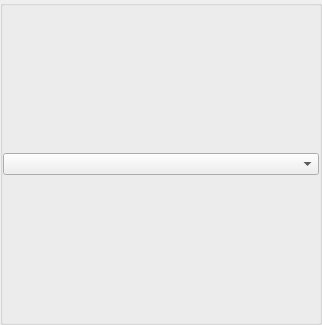
<?xml version="1.0" encoding="UTF-8"?>
<ui version="4.0">
 <class>MainWindow</class>
 <widget class="QMainWindow" name="MainWindow">
  <property name="geometry">
   <rect>
    <x>0</x>
    <y>0</y>
    <width>322</width>
    <height>325</height>
   </rect>
  </property>
  <property name="windowTitle">
   <string>Microscope</string>
  </property>
  <property name="windowIcon">
   <iconset>
    <normaloff>windows.ico</normaloff>windows.ico</iconset>
  </property>
  <property name="unifiedTitleAndToolBarOnMac">
   <bool>false</bool>
  </property>
  <widget class="QWidget" name="centralwidget">
   <layout class="QHBoxLayout" name="horizontalLayout_2" stretch="0">
    <property name="spacing">
     <number>0</number>
    </property>
    <property name="leftMargin">
     <number>0</number>
    </property>
    <property name="topMargin">
     <number>0</number>
    </property>
    <property name="rightMargin">
     <number>0</number>
    </property>
    <property name="bottomMargin">
     <number>0</number>
    </property>
    <item>
     <widget class="QGroupBox" name="plot_widget">
      <property name="sizePolicy">
       <sizepolicy hsizetype="Expanding" vsizetype="Expanding">
        <horstretch>0</horstretch>
        <verstretch>0</verstretch>
       </sizepolicy>
      </property>
      <layout class="QVBoxLayout" name="plot2d_layout" stretch="0,0">
       <property name="leftMargin">
        <number>0</number>
       </property>
       <property name="topMargin">
        <number>0</number>
       </property>
       <property name="rightMargin">
        <number>0</number>
       </property>
       <property name="bottomMargin">
        <number>0</number>
       </property>
       <item>
        <widget class="QComboBox" name="channel_comboBox"/>
       </item>
       <item>
        <layout class="QVBoxLayout" name="plot_container">
         <property name="spacing">
          <number>0</number>
         </property>
        </layout>
       </item>
      </layout>
     </widget>
    </item>
   </layout>
  </widget>
  <widget class="QMenuBar" name="menubar">
   <property name="geometry">
    <rect>
     <x>0</x>
     <y>0</y>
     <width>322</width>
     <height>21</height>
    </rect>
   </property>
  </widget>
 </widget>
 <tabstops>
  <tabstop>plot_widget</tabstop>
 </tabstops>
 <resources/>
 <connections/>
</ui>
